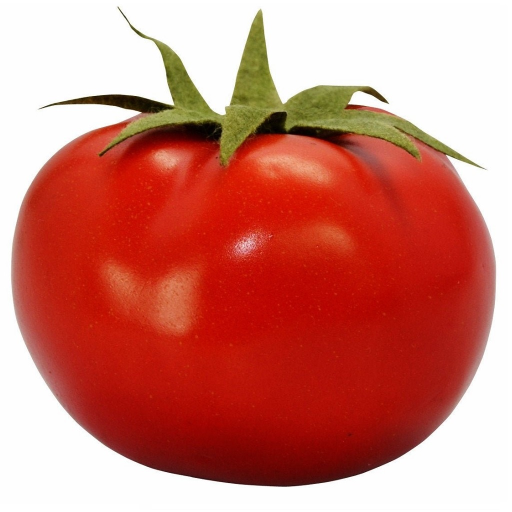
#> input picture Task4/resources/tomato.jpg, 1024 x 1024 px (shown at 1/2 size)
$ python main.py
#> lines starting #> are read from the running program, lines starting #| are printed output that depends on the picture
# С помощью лапласовской пирамиды склеить 2 изображения по маске
import cv2
import numpy as np

A = cv2.imread('resources/tomato.jpg')
#> A is the input picture: shape (1024, 1024, 3); mean B, G, R 112.6, 123.6, 206
B = cv2.imread('resources/lemon.jpg')
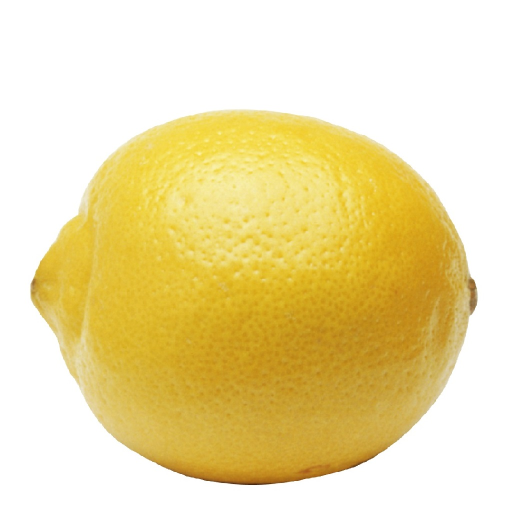
#> input picture Task4/resources/lemon.jpg, 1024 x 1024 px (shown at 1/2 size)
#> B is the input picture: shape (1024, 1024, 3); mean B, G, R 164.3, 221.2, 237.7

_, cols, _ = A.shape
#> cols = 1024
original_blending = np.hstack((A[:, :cols//2], B[:, cols//2:]))
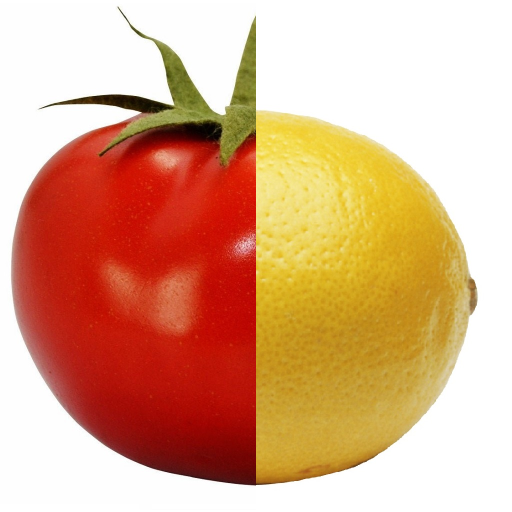
#> original_blending: shape (1024, 1024, 3) (shown at 1/2 size); mean B, G, R 135.8, 170, 220.9

# Пирамида Гаусса (A)
gpA = [A]
for i in range(8):
    A = cv2.pyrDown(A)
    gpA.append(A)
#> this loop made 8 passes
#> pass 3, `A = cv2.pyrDown(A)`:
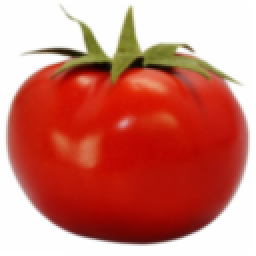
#> A: shape (128, 128, 3) (shown 2 times larger); mean B, G, R 112.6, 123.6, 206
#> after the loop, gpA = 9 items

# Пирамида Гаусса (B)
gpB = [B]
for i in range(8):
    B = cv2.pyrDown(B)
    gpB.append(B)
#> this loop made 8 passes
#> pass 3, `B = cv2.pyrDown(B)`:
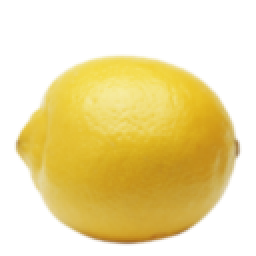
#> B: shape (128, 128, 3) (shown 2 times larger); mean B, G, R 164.3, 221.2, 237.7
#> after the loop, gpB = 9 items

# Пирамида Лапласа (A)
lpA = [gpA[7]]
for i in range(7, 0, -1):
    gaussian_expanded = cv2.pyrUp(gpA[i])
    L = cv2.subtract(gpA[i-1], gaussian_expanded)
    lpA.append(L)
#> this loop made 7 passes
#> pass 3, `L = cv2.subtract(gpA[i-1], gaussian_expanded)`:
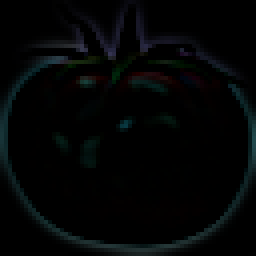
#> L: shape (64, 64, 3) (shown 4 times larger); mean of channels 0, 1, 2 5.1, 4.8, 3.2; drawn as B, G, R
#> after the loop, lpA = 8 items

# Пирамида Лапласа (B)
lpB = [gpB[7]]
for i in range(7, 0, -1):
    gaussian_expanded = cv2.pyrUp(gpB[i])
    L = cv2.subtract(gpB[i-1], gaussian_expanded)
    lpB.append(L)
#> this loop made 7 passes
#> pass 3, `L = cv2.subtract(gpB[i-1], gaussian_expanded)`:
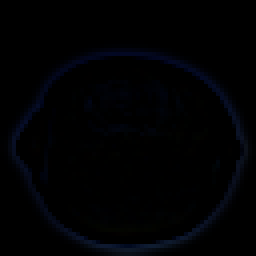
#> L: shape (64, 64, 3) (shown 4 times larger); mean of channels 0, 1, 2 3, 1.2, 0.7; drawn as B, G, R
#> after the loop, lpB = 8 items

# Склеиваем половины изображений на каждом уровне
lp = []
for la, lb in zip(lpA, lpB):
    _, cols, _ = la.shape
    ls = np.hstack((la[:, :cols//2], lb[:, cols//2:]))
    lp.append(ls)
#> this loop made 8 passes
#> cols on passes 1 to 8: 8, 16, 32, 64, 128, 256, 512, 1024
#> after the loop, lp = 8 items

# Воссоздание изображения
result_blending = lp[0]
for i in range(1, 8):
    result_blending = cv2.pyrUp(result_blending)
    result_blending = cv2.add(result_blending, lp[i])
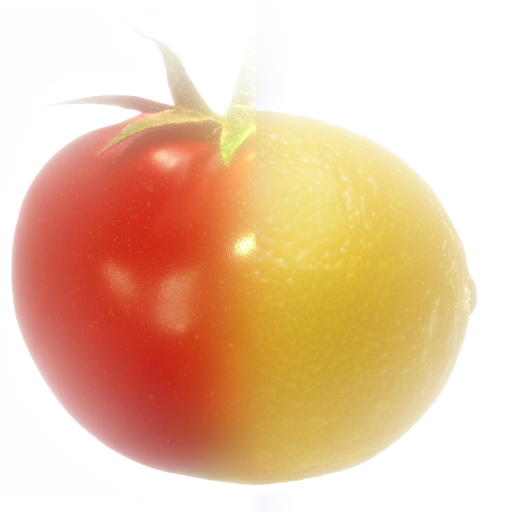
#> result_blending: shape (1024, 1024, 3) (shown at 1/2 size); mean of channels 0, 1, 2 165.7, 196.9, 234.1; drawn as B, G, R

cv2.imwrite('Result_blending.jpg', result_blending)
cv2.imwrite('Original_blending.jpg', original_blending)
